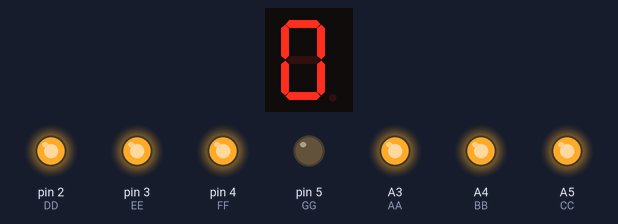
Recording of a sketch running on a simulated Arduino Uno, built with avr-gcc and run on an emulated ATmega328P. Parts: 1-digit seven-segment display, output pins drawn as LEDs (lit = HIGH). Wiring (inferred from the names in the program): 1-digit 7-segment display, segments lit when HIGH: segments pin 13, pin 12, pin 11, pin 10, pin 9, pin 8, pin 7. The segment pins are drawn as the display they are named for; pins used as bus, display or sensor lines are not drawn.

Above: at 0.1 s.
At 1.1 s:
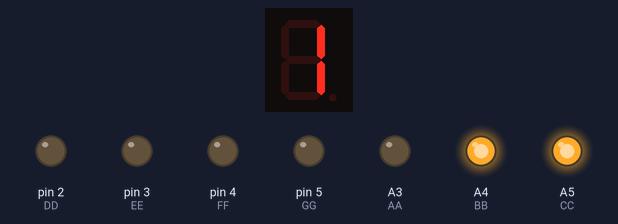
At 2.1 s:
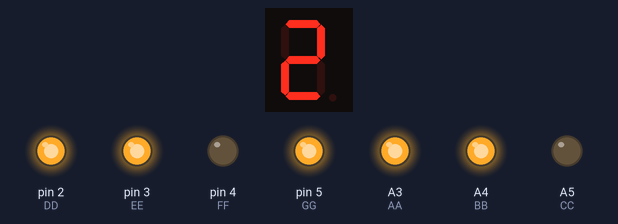
At 4.1 s:
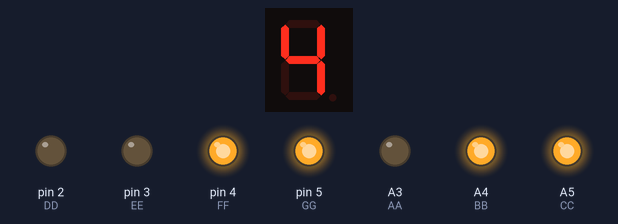
At 6.1 s:
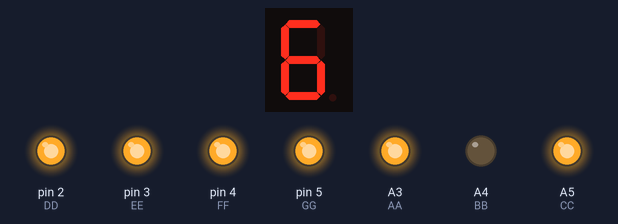
At 9.1 s:
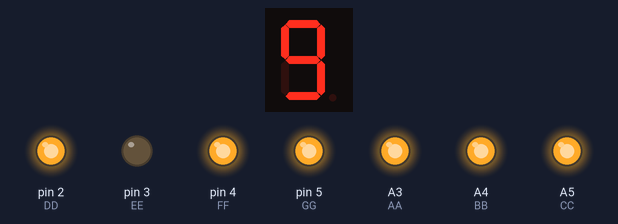
Timing chart, 0 to 40.0 s (numbered marks = the images above):
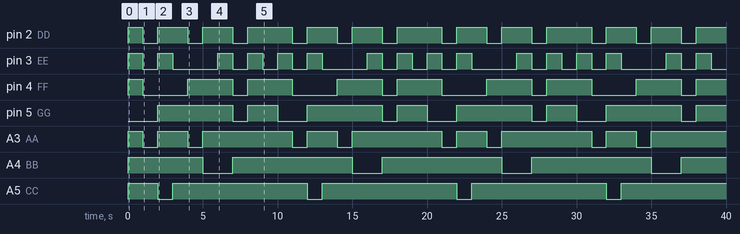

The sketch:

contadores_display.ino
```cpp
int A = 13;
int B = 12;
int C = 11;
int D = 10;
int E = 9;
int F = 8;
int G = 7;

int AA = A3;
int BB = A4;
int CC = A5;
int DD = 2;
int EE = 3;
int FF = 4;
int GG = 5;

void setup() {

  pinMode(A, OUTPUT);
  pinMode(B, OUTPUT);
  pinMode(C, OUTPUT);
  pinMode(D, OUTPUT);
  pinMode(E, OUTPUT);
  pinMode(F, OUTPUT);
  pinMode(G, OUTPUT);

  pinMode(AA, OUTPUT);
  pinMode(BB, OUTPUT);
  pinMode(CC, OUTPUT);
  pinMode(DD, OUTPUT);
  pinMode(EE, OUTPUT);
  pinMode(FF, OUTPUT);
  pinMode(GG, OUTPUT);
}

void mostrarNumero(int numero) {

  int numeros[10][7] = {
    {1,1,1,1,1,1,0},
    {0,1,1,0,0,0,0},
    {1,1,0,1,1,0,1},
    {1,1,1,1,0,0,1},
    {0,1,1,0,0,1,1},
    {1,0,1,1,0,1,1},
    {1,0,1,1,1,1,1},
    {1,1,1,0,0,0,0},
    {1,1,1,1,1,1,1},
    {1,1,1,1,0,1,1}
  };

  digitalWrite(A, numeros[numero][0]);
  digitalWrite(B, numeros[numero][1]);
  digitalWrite(C, numeros[numero][2]);
  digitalWrite(D, numeros[numero][3]);
  digitalWrite(E, numeros[numero][4]);
  digitalWrite(F, numeros[numero][5]);
  digitalWrite(G, numeros[numero][6]);

  digitalWrite(AA, numeros[numero][0]);
  digitalWrite(BB, numeros[numero][1]);
  digitalWrite(CC, numeros[numero][2]);
  digitalWrite(DD, numeros[numero][3]);
  digitalWrite(EE, numeros[numero][4]);
  digitalWrite(FF, numeros[numero][5]);
  digitalWrite(GG, numeros[numero][6]);
}

void loop() {

  for (int i = 0; i <= 9; i++) {

    mostrarNumero(i);

    delay(1000);
  }
}
```

Measured:
- by itself, pin 2 (DD): repeats every 10.0 s: 2 × (LOW 1.0 s, HIGH 2.0 s), LOW 1.0 s, HIGH 3.0 s
- by itself, pin 3 (EE): repeats every 10.0 s: LOW 1.0 s, HIGH 1.0 s, LOW 3.0 s, 2 × (HIGH 1.0 s, LOW 1.0 s), HIGH 1.0 s
- by itself, pin 4 (FF): repeats every 10.0 s: LOW 3.0 s, HIGH 3.0 s, LOW 1.0 s, HIGH 3.0 s
- by itself, pin 5 (GG): repeats every 10.0 s: LOW 1.0 s, HIGH 2.0 s, LOW 2.0 s, HIGH 5.0 s
- by itself, A3 (AA): repeats every 10.0 s: LOW 1.0 s, HIGH 2.0 s, LOW 1.0 s, HIGH 6.0 s
- by itself, A4 (BB): repeats every 10.0 s: LOW 2.0 s, HIGH 8.0 s
- by itself, A5 (CC): repeats every 10.0 s: LOW 1.0 s, HIGH 9.0 s
